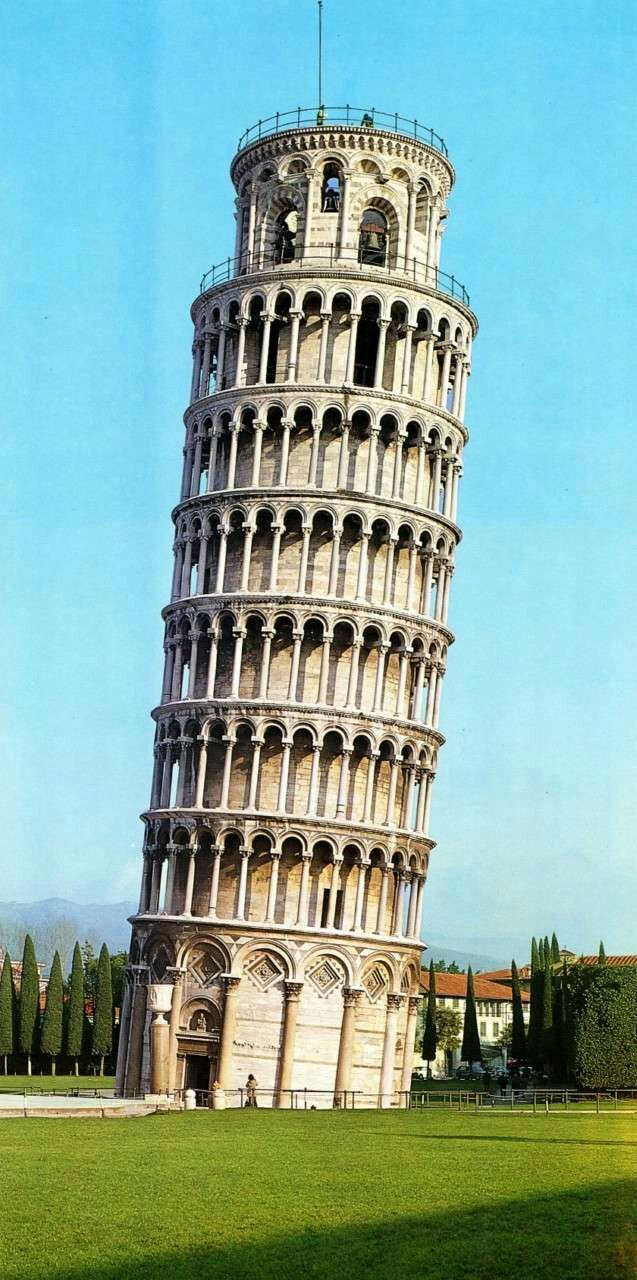
//> input picture 6.hafta/pisa.jpg, 637 x 1280 px
$ ./gorev7   (built with g++ and OpenCV 4)
//> lines starting //> are read from the running program, lines starting //| are printed output that depends on the picture
#include <iostream>
#include <opencv2/opencv.hpp>
#include <vector>
#include <cmath>

using namespace cv;
using namespace std;

Mat dft2D(const Mat& giris) {
    Mat gri;
    if (giris.channels() == 3) cvtColor(giris, gri, COLOR_BGR2GRAY);
    else gri = giris.clone();

    gri.convertTo(gri, CV_64F);
    int M = gri.rows;
    int N = gri.cols;
    Mat harmonik = Mat::zeros(M, N, CV_64F);

    for (int u = 0; u < M; u++) {
        for (int v = 0; v < N; v++) {
            double realSum = 0.0;
            double imagSum = 0.0;
            for (int x = 0; x < M; x++) {
                for (int y = 0; y < N; y++) {
                    double aci = 2.0 * CV_PI * ((u * x) / (double)M + (v * y) / (double)N);
                    double pixel = gri.at<double>(x, y);
                    realSum += pixel * cos(aci);
                    imagSum -= pixel * sin(aci);
                }
            }
            harmonik.at<double>(u, v) = sqrt(realSum * realSum + imagSum * imagSum) / (M * N);
        }
    }
    return harmonik;
}

int main() {
    Mat resim = imread("pisa.jpg", IMREAD_GRAYSCALE);
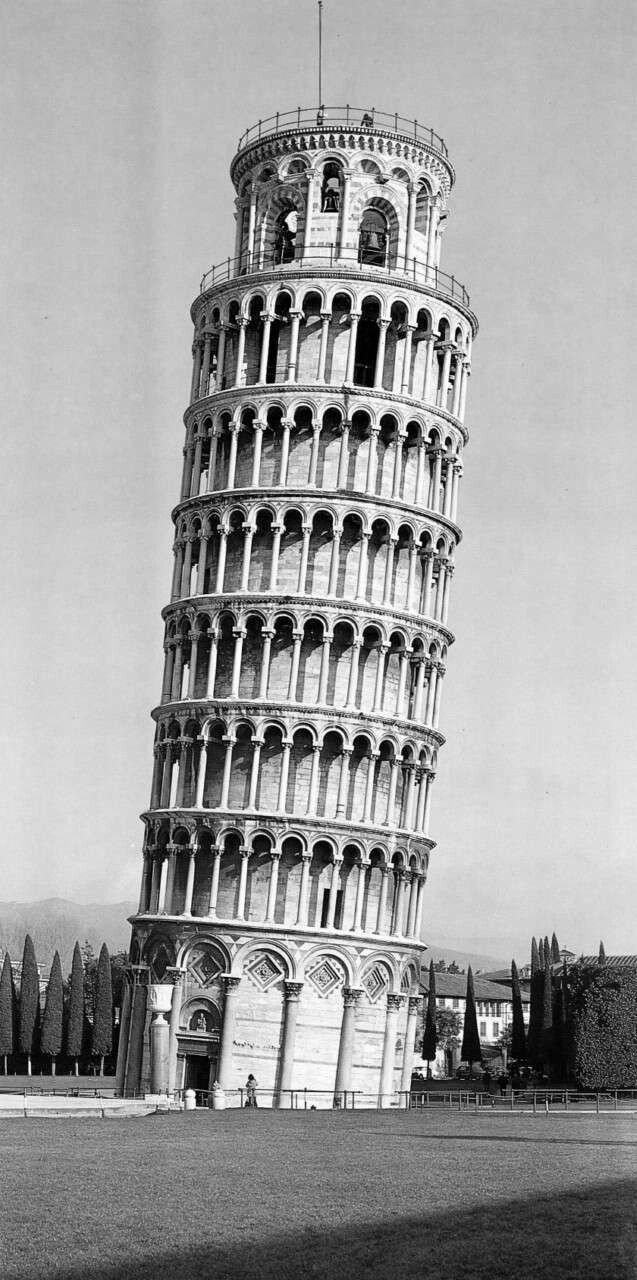
//> resim: 1280 rows x 637 cols, CV_8UC1; min 0, max 255, mean 158.7
    if (resim.empty()) {
        resim = Mat(64, 64, CV_8UC1, Scalar(128));
    }

    Mat kucukResim;
    resize(resim, kucukResim, Size(64, 64));
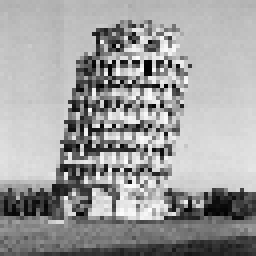
//> kucukResim: 64 rows x 64 cols, CV_8UC1 (shown 4 times larger); min 1, max 252, mean 158.9

    Mat harmonikMatris = dft2D(kucukResim);
//> after the loop in dft2D, `for (int u = 0; u < M; u++)`:
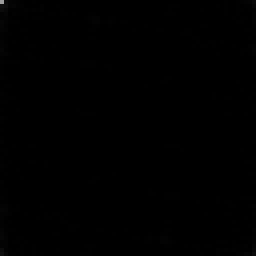
//> harmonik: 64 rows x 64 cols, CV_64FC1 (shown 4 times larger); min 0.00295, max 158.9, mean 0.6

    Mat logHarmonik;
    log(harmonikMatris + 1.0, logHarmonik);
    normalize(logHarmonik, logHarmonik, 0, 255, NORM_MINMAX, CV_8UC1);

    imwrite("dft2d_harmonik_sonuc.jpg", logHarmonik);
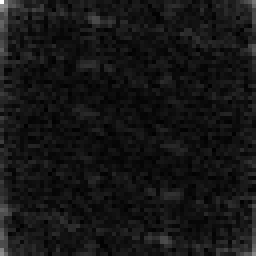
//> saved as dft2d_harmonik_sonuc.jpg: 64 rows x 64 cols, CV_8UC1 (shown 4 times larger); min 0, max 255, mean 21
    cout << "2D DFT harmonik matrisi basariyla hesaplandi ve kaydedildi." << endl;

    return 0;
}
